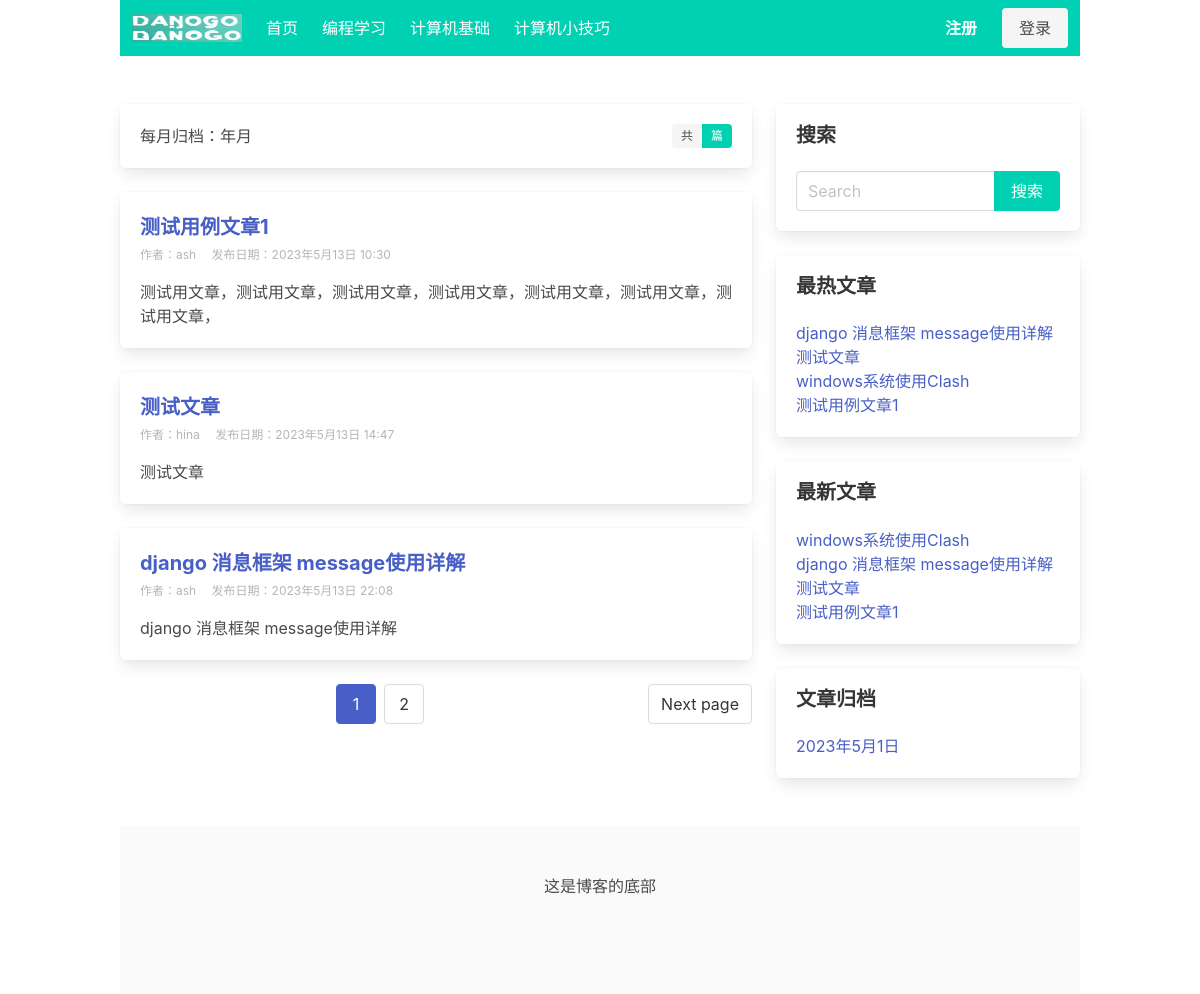
The page /blog/index/ on the database its author committed.
### blog_ash/models.py (models this page shows, shortened)
class Category(models.Model):
    name = models.CharField(max_length=32, verbose_name="分类名称")
    desc = models.TextField(max_length=200, blank=True, default='', verbose_name="分类描述")
    add_date = models.DateTimeField(auto_now_add=True, verbose_name="添加时间")
    pub_date = models.DateTimeField(auto_now=True, verbose_name="修改时间")
    class Meta:
        verbose_name = "博客分类"
        verbose_name_plural = verbose_name

class Post(models.Model):
    title = models.CharField(max_length=61, verbose_name="文章标题")
    desc = models.TextField(max_length=200, blank=True, default='', verbose_name="文章描述")
    category = models.ForeignKey(Category, on_delete=models.CASCADE, verbose_name="分类")
    content = models.TextField(verbose_name="文章详情")
    tags = models.ForeignKey(Tag, blank=True, null=True, on_delete=models.CASCADE, verbose_name="文章标签")
    owner = models.ForeignKey(User, on_delete=models.CASCADE, verbose_name="作者")
    is_hot = models.BooleanField(default=False, verbose_name="是否热门")   # 手动热门推荐
    pv = models.IntegerField(default=0,verbose_name="浏览量")  # 浏览量
    add_date = models.DateTimeField(auto_now_add=True, verbose_name="添加时间")
    pub_date = models.DateTimeField(auto_now=True, verbose_name="修改时间")
    class Meta:
        verbose_name = "文章"
        verbose_name_plural = verbose_name

class Sidebar(models.Model):
    STATUS = (
        (1, '隐藏'),
        (2, '展示')
    )
    DISPLAY_TYPE = (
        (1, '搜索'),
        (2, '最新文章'),
        (3, '最热文章'),
        (4, '最近评论'),
        (5, '文章归档'),
        (6, 'HTML')
    )
    title = models.CharField(max_length=50, verbose_name="模块名称")  #  模块名称
    display_type = models.PositiveIntegerField(default=1, choices=DISPLAY_TYPE, verbose_name="展示类型")   # 侧边栏  搜索框/最新文章/热门文章/HTML自定义等
    content = models.CharField(max_length=500, blank=True, default='', verbose_name="内容",
                               help_text="如果设置的不是HTML类型，可为空")  # 这个字段是专门用来给HTML类型用的，其他类型可为空
    sort = models.PositiveIntegerField(default=1,  verbose_name="排序", help_text='序号越大越靠前')
    status = models.PositiveIntegerField(default=2, choices=STATUS, verbose_name="状态")        # 隐藏  显示状态
    add_date = models.DateTimeField(auto_now_add=True, verbose_name="创建时间")  # 时间
    class Meta:
        verbose_name = "侧边栏"
        verbose_name_plural = verbose_name
        ordering = ['-sort']
    @classmethod    # 类方法装饰器，这个就变成了这个类的一个方法可以调用
    def get_sidebar(cls):
        return cls.objects.filter(status=2)   # 查询到所有允许展示的模块
    @property    # 成为一个类属性，调用的时候不需要后边的（）,是只读的，用户没办法修改
    def get_content(self):
        if self.display_type == 1:
            context = {
            }
            return render_to_string('blog_ash/sidebar/search.html', context=context)
        elif self.display_type == 2:
            context = {
            }
            return render_to_string('blog_ash/sidebar/new_post.html', context=context)
        elif self.display_type == 3:
            context = {
            }
            return render_to_string('blog_ash/sidebar/hot_post.html', context=context)
        elif self.display_type == 4:
            context = {
            }
            return render_to_string('blog_ash/sidebar/commment.html', context=context)
        elif self.display_type == 5:   # 文章归档
            context = {
            }
            return render_to_string('blog_ash/sidebar/archives.html', context=context)
        elif self.display_type == 6:   # 自定义侧边栏
            return self.content   # 在侧边栏直接使用这里的html，模板中必须使用safe过滤器去渲染HTML

### blog_ash/views.py (the view)
# urls.py: path('index/', views.index, name='index'),
def index(request):
    post_list = Post.objects.all()   # 查询到所有的文章,queryset
    paginator = Paginator(post_list, 3)  # 第二个参数2代表每页显示几个
    page_number = request.GET.get('page')   # http://assas.co/?page=1 (页码)
    page_obj = paginator.get_page(page_number)
    context = {'page_obj': page_obj}
    return render(request, 'blog_ash/index.html', context)

### blog_ash/templatetags/category.py (called while the page is built)
@register.simple_tag
def get_category_list():
    return Category.objects.all()

@register.simple_tag
def get_sidebar_list():
    return Sidebar.get_sidebar()

@register.simple_tag
def get_new_post():
    return Post.objects.order_by('-pub_date')[:8]

@register.simple_tag
def get_hot_pv_post():
    return Post.objects.order_by('-pv')[:8]

@register.simple_tag
def get_archives():
    return Post.objects.dates('add_date', 'month', order='DESC')[:8]

### blog_ash/templates/blog_ash/index.html
{% extends 'blog_ash/base.html' %}

### blog_ash/templates/blog_ash/base.html (shortened to what this page needs)
<!DOCTYPE html>
{% load static category %}
<html lang="en">
<head>
	<link rel="stylesheet" href="https://cdn.jsdelivr.net/npm/bulma@0.9.3/css/bulma.min.css">
</head>
<body>
	<nav class="navbar is-primary container" role="navigation" aria-label="main navigation">
			<div class="navbar-brand">
				<a class="navbar-item" href="https://www.djangoproject.com/">
					<img src="{% static 'images/logo.jpg' %}" width="110" height="40">
				</a>
			</div>
			<div id="navbarBasicExample" class="navbar-menu">
				<div class="navbar-start">
					{% block navbar-start %}
					<a class="navbar-item" href="{% url 'blog_ash:index' %}">
						首页
					</a>
					{% get_category_list as category_list %}
						{% for category in category_list %}
						<a class="navbar-item" href="{% url 'blog_ash:category_list' category.id %}">
							{{ category.name }}
						</a>
						{% endfor %}
					{% endblock %}
				</div>
				<div class="navbar-end">
					{% block navbar-end %}
					<div class="navbar-item">
						{% if user.is_authenticated %}
						<div class="buttons">
							<a class="button is-primary" href="{% url 'users_ash:user_profile' %}" target="_blank">
								<strong> {{ request.user.username }}</strong>
							</a>
							<a href="{% url 'users_ash:logoutAsh' %}" class="button is-primary">退出</a>
						</div>
						{% else %}
						<div class="buttons">
							<a class="button is-primary" href="{% url 'users_ash:registerAsh' %}" target="_blank">
								<strong>注册</strong>
							</a>
							<a class="button is-light" href="{% url 'users_ash:loginAsh' %}" target="_blank">
								登录
							</a>
						</div>
						{% endif %}
					</div>
					{% endblock %}
				</div>
			</div>
	</nav>
	<section class="section">
		<div class=" container">
			<div class="columns">
				<div class="column is-8">
					{% block section %}
					{% block archives %}
					<div class="box">
						每月归档：{{ year }}年{{ month }}月
						<div class="tags has-addons is-pulled-right">
						  <span class="tag">共</span>
						  <span class="tag is-primary">{{ post_list.count }} 篇</span>
						</div>
					</div>
					{% endblock  %}
					{% if page_obj %}
					{% for post in page_obj %}
					<div class="box">
						<h1 class="is-size-5 has-text-weight-bold">
							<a href="{% url 'blog_ash:post_detail' post.id %}"> {{ post.title }}</a>
						</h1>
						<div class=" is-size-7 has-text-grey-light pt-1 pb-1">
							<span class="mr-3">作者：{{ post.owner }}</span> <span>发布日期：{{ post.add_date }}</span>
						</div>
						<p class="mt-3">{{ post.desc|truncatechars:50 }}</p>
					</div>
					{% endfor %}
					{% else %}
					<div class="box">
						<p class="has-text-danger">文章不存在！</p>
					</div>
					{% endif %}
					{% if page_obj %}
						<nav class="pagination is-centered" role="navigation" aria-label="pagination">
						{% if page_obj.has_next %}
						<a class="pagination-next" href="?page={{ page_obj.next_page_number }}">Next page</a>
						{% endif %}
						<ul class="pagination-list">
							<li><a class="pagination-link is-current" aria-label="Page {{ page_obj.number }}" aria-current="page" href='?page={{ page_obj.number }}'>{{ page_obj.number }}</a></li>
						{% if page_obj.has_next %}
							<li><a class="pagination-link" href="?page={{ page_obj.next_page_number }}" aria-label="Goto page {{ page_obj.next_page_number }}">{{ page_obj.next_page_number }}</a></li>
						{% endif %}
						</ul>
						</nav>
						{% endif %}
					{% endblock %}
				</div>
				<div class="column is-4">
					{% block right %}
					{% get_sidebar_list as sidebar_list %}
					{% for sidebar in sidebar_list %}
					<div class="box">
						<h1 class=" is-size-5 title">{{ sidebar.title }}</h1>
						<p>{{ sidebar.get_content|safe }}</p>
					</div>
					{% endfor %}
					{% endblock %}
				</div>
			</div>
		</div>
	</section>
	{% block footer %}
	<footer class="footer container">
		<div class=" has-text-centered">
			这是博客的底部
		</div>
	</footer>
	{% endblock %}
</body>
</html>

### blog_ash/templates/blog_ash/sidebar/search.html (shortened to what this page needs)
<form action="{% url 'blog_ash:search' %}" method="get">
    <div class="field has-addons">
        <div class="control is-expanded">
            <input type="search" class="input" name="keyword" placeholder="Search" value="{{ keyword }}">
        </div>
        <div class="control">
          <input  class="button is-primary" type="submit" value="搜索">
        </div>
      </div>
</form>

### blog_ash/templates/blog_ash/sidebar/hot_post.html
{% load category %}
{% get_hot_pv_post as post_list %}
{% for post in post_list %}
    <ul>
        <li><a href="{% url 'blog_ash:post_detail' post.id %}">{{ post.title }}</a></li>
    </ul>
{% endfor %}

### blog_ash/templates/blog_ash/sidebar/new_post.html
{% load category %}
{% get_new_post as post_list %}
{% for post in post_list %}
    <ul>
        <li><a href="{% url 'blog_ash:post_detail' post.id %}">{{ post.title }}</a></li>
    </ul>
{% endfor %}

### blog_ash/templates/blog_ash/sidebar/archives.html
{% load category %}
{% get_archives as archives_list %}
{% for archive in archives_list %}
<ul>
    <li><a href="{% url 'blog_ash:archives' archive.year archive.month %}">{{ archive }}</a> </li>
</ul>
{% endfor %}

### rows shown on the page
Category: name "编程学习"
Category: name "计算机基础"
Category: name "计算机小技巧"
Post: title "测试用例文章1", owner "ash", add_date "2023年5月13日 10:30", desc "测试用文章，测试用文章，测试用文章，测试用文章，测试用文章，测试用文章，测试用文章，"
Post: title "测试文章", owner "hina", add_date "2023年5月13日 14:47", desc "测试文章"
Post: title "django 消息框架 message使用详解", owner "ash", add_date "2023年5月13日 22:08", desc "django 消息框架 message使用详解"
Sidebar: title "搜索"
Sidebar: title "最热文章"
Post: title "windows系统使用Clash"
Sidebar: title "最新文章"
Sidebar: title "文章归档", archives_list "2023年5月1日"

### other values the page prints
{{ page_obj.number }} "1"
{{ page_obj.next_page_number }} "2"
